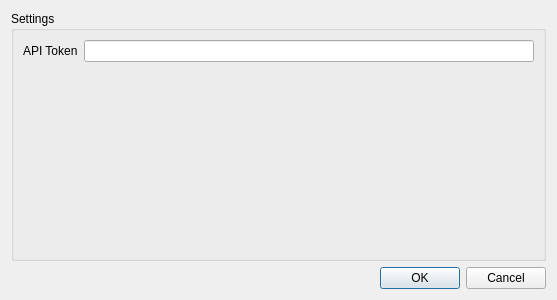
<?xml version="1.0" encoding="UTF-8"?>
<ui version="4.0">
 <class>Dialog</class>
 <widget class="QDialog" name="Dialog">
  <property name="geometry">
   <rect>
    <x>0</x>
    <y>0</y>
    <width>557</width>
    <height>300</height>
   </rect>
  </property>
  <property name="windowTitle">
   <string>Carto Settings</string>
  </property>
  <layout class="QGridLayout" name="gridLayout">
   <item row="1" column="0">
    <widget class="QDialogButtonBox" name="buttonBox">
     <property name="orientation">
      <enum>Qt::Horizontal</enum>
     </property>
     <property name="standardButtons">
      <set>QDialogButtonBox::Cancel|QDialogButtonBox::Ok</set>
     </property>
    </widget>
   </item>
   <item row="0" column="0">
    <widget class="QGroupBox" name="groupBox">
     <property name="title">
      <string>Settings</string>
     </property>
     <layout class="QGridLayout" name="gridLayout_2">
      <item row="0" column="1">
       <widget class="QLineEdit" name="txtToken"/>
      </item>
      <item row="0" column="0">
       <widget class="QLabel" name="label">
        <property name="text">
         <string>API Token</string>
        </property>
       </widget>
      </item>
      <item row="2" column="1">
       <spacer name="verticalSpacer">
        <property name="orientation">
         <enum>Qt::Vertical</enum>
        </property>
        <property name="sizeHint" stdset="0">
         <size>
          <width>20</width>
          <height>40</height>
         </size>
        </property>
       </spacer>
      </item>
     </layout>
    </widget>
   </item>
  </layout>
 </widget>
 <resources/>
 <connections>
  <connection>
   <sender>buttonBox</sender>
   <signal>accepted()</signal>
   <receiver>Dialog</receiver>
   <slot>accept()</slot>
   <hints>
    <hint type="sourcelabel">
     <x>248</x>
     <y>254</y>
    </hint>
    <hint type="destinationlabel">
     <x>157</x>
     <y>274</y>
    </hint>
   </hints>
  </connection>
  <connection>
   <sender>buttonBox</sender>
   <signal>rejected()</signal>
   <receiver>Dialog</receiver>
   <slot>reject()</slot>
   <hints>
    <hint type="sourcelabel">
     <x>316</x>
     <y>260</y>
    </hint>
    <hint type="destinationlabel">
     <x>286</x>
     <y>274</y>
    </hint>
   </hints>
  </connection>
 </connections>
</ui>
